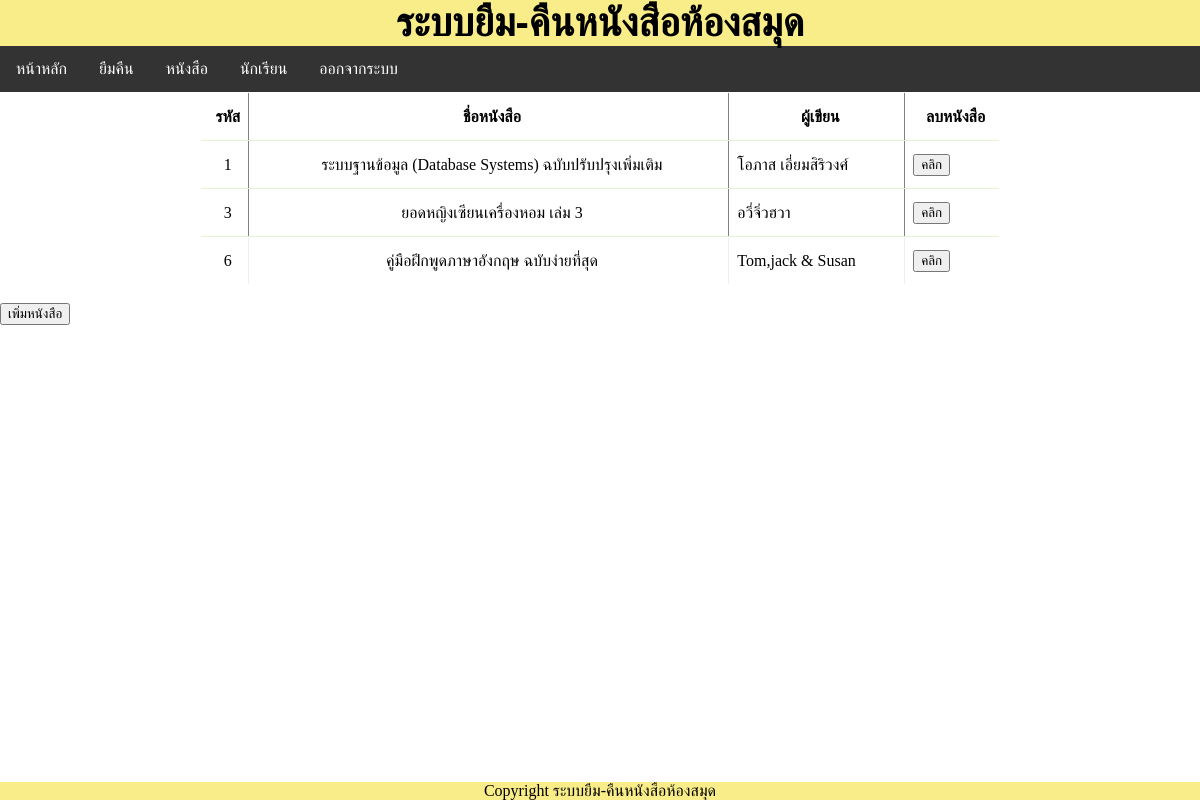
The app's page /book.php (signed in) with its own data.
### tables this page shows
CREATE TABLE `Books` (
  `BookId` int(11) NOT NULL,
  `Namebooks` text NOT NULL,
  `Author` text NOT NULL,
  `category` text NOT NULL,
  `Publisher` text
);

### config.php (called while the page is built, shortened)
<?php
$name_web="ระบบยืม-คืนหนังสือห้องสมุด";
?>

### book.php (the view, shortened to what this page needs)
<?php
require_once("config.php");
?>
<!DOCTYPE html>
<html>
<head>
    <link rel="stylesheet" type="text/css" media="screen" href="main.css" />
<?php include("js.php"); ?></head>
<body>
    <?php include('header_web.php');?>
    <?php include('nav.php');?>
    <main>
      <article>
    <?php
        require("db.php");
	    $sql = "SELECT * FROM Books";
        $query = mysqli_query($con,$sql);
        $rowcount=mysqli_num_rows($query);
        if($rowcount== 0){
            echo "<br>ไม่มีหนังสือให้ยืม";
         }
        else{
    ?>
    <table border="1">
        <tr>
        <th> <div align="center">รหัส</div></th>
        <th> <div align="center">ชื่อหนังสือ</div></th>
        <th> <div align="center">ผู้เขียน</div></th>
        <th> <div align="center">ลบหนังสือ</div></th>
    </tr>
    <?php
    while($result=mysqli_fetch_array($query,MYSQLI_ASSOC))
    {
    ?>
    <tr>
        <td><div align="center"><?php echo $result["BookId"];?></div></td>
        <td><div align="center"><?php echo $result["Namebooks"];?></div></td>
        <td><?php echo $result["Author"];?></td>
        <td><a href="./del_book.php?bookid=<?php echo $result["BookId"];?>"><button onclick="return confirm('คุณแน่ใจว่าต้องการลบ ?')">คลิก</button></a></td>
  </tr>
    <?php
    }
    }
    ?>
</table>
<br>
<a href="./add_book.php"><button>เพิ่มหนังสือ</button></a>
</article>
    </main>
    <footer>Copyright <?php echo $name_web;?></footer>
</body>
</html>

### header_web.php
<header>
    <?php echo $name_web;?>
</header>

### nav.php (shortened to what this page needs)
<nav>
      <a href="./">หน้าหลัก</a>
      <?php
      if (isset($_COOKIE['user']))
      {
        echo '<a href="student_id.php">ยืมคืน</a>';
        echo '<a href="book.php">หนังสือ</a>';
        echo '<a href="student.php">นักเรียน</a>';
        echo '<a href="logout.php">ออกจากระบบ</a>';
      }
      else{
        echo '<a href="login.php">เข้าสู่ระบบ</a>';
      }
      ?>
</nav>

### main.css (style rules this page uses)
body { margin:0; padding:0; border:0; outline:0; }
header { border: #333; background-color: rgb(248, 237, 136); text-align: center; font-size: 40px; align-items: center; font-family: Arial, Helvetica, sans-serif; font-language-override: initial; font-weight: bold; width: 100%; height: auto; margin-left: auto; margin-right: auto; }
nav { list-style-type: none; margin: 0; padding: 0; overflow: hidden; background-color: #333; }
nav a { float: left; display: block; color: white; text-align: center; padding: 14px 16px; text-decoration: none; }
footer { background-color: rgb(248, 237, 136); text-align: center; }
table { border-spacing: 1; border-collapse: collapse; background: white; border-radius: 6px; overflow: hidden; max-width: 800px; width: 100%; margin: 0 auto; position: relative; }
table * { position: relative; }
table td, table th { padding-left: 8px; }
table tbody tr { height: 48px; border-bottom: 1px solid #E3F1D5; }
table tbody tr:last-child { border: 0; }
table td, table th { text-align: left; }
footer { position: fixed; left: 0; bottom: 0; width: 100%; }
button { display:inline-block; padding:0.7em 1.4em; margin:0 0.3em 0.3em 0; border-radius:0.15em; box-sizing: border-box; text-decoration:none; font-family:'Roboto',sans-serif; text-transform:uppercase; font-weight:400; color:#FFFFFF; background-color:#3369ff; box-shadow:inset 0 -0.6em 0 -0.35em rgba(0,0,0,0.17); text-align:center; position:relative; }

### records on screen
books: BookId "1", Namebooks "ระบบฐานข้อมูล (Database Systems) ฉบับปรับปรุงเพิ่มเติม", Author "โอภาส เอี่ยมสิริวงศ์"
books: BookId "3", Namebooks "ยอดหญิงเซียนเครื่องหอม เล่ม 3", Author "อวี่จิ่วฮวา"
books: BookId "6", Namebooks "คู่มือฝึกพูดภาษาอังกฤษ ฉบับง่ายที่สุด", Author "Tom,jack & Susan"

### other values on screen
$name_web "ระบบยืม-คืนหนังสือห้องสมุด"
